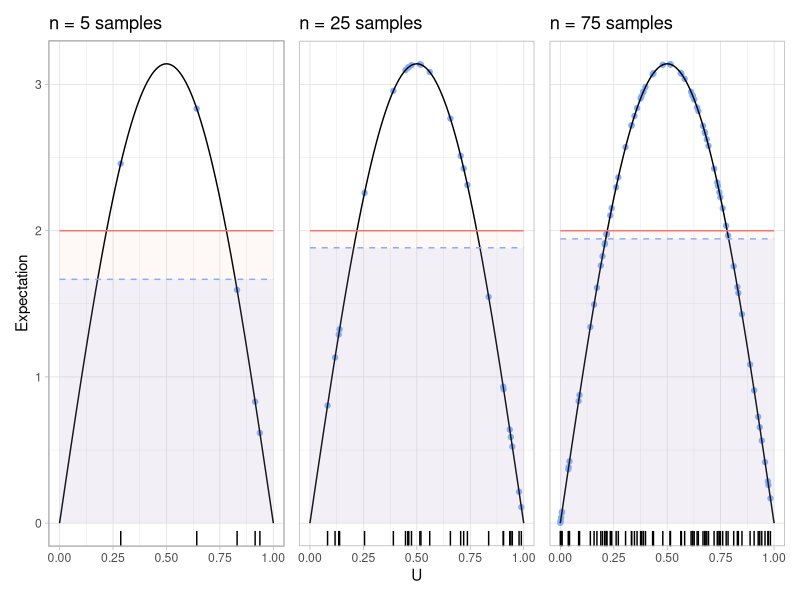
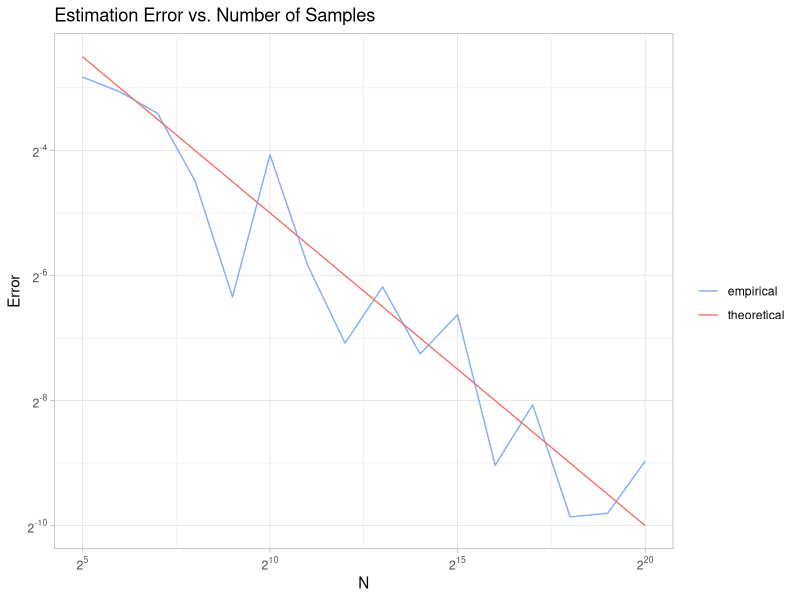

Here is the R script that generated these plots, in order:
## ---- chunk 1
knitr::opts_chunk$set(echo = TRUE)
library(tidyr)
library(dplyr)
library(ggplot2)
library(patchwork)
## ---- chunk 2
sin_pi = function(x) pi*sin(pi*x)

generate_plot <- function(n) {
  tibble(U = runif(n)) %>%
  mutate(val = sin_pi(U)) %>%
  mutate(est = mean(val),
         true = 2) %>%
  ggplot(aes(U)) +
  geom_rug() +
  geom_point(aes(y = val), color = "#83b0fc") +
  stat_function(fun = sin_pi) +
  geom_area(aes(x = seq(0,1, length.out = n), y = est), color = "#83b0fc", fill = "#83b0fc", alpha = .1, lty = "dashed") +
  geom_area(aes(x = seq(0,1, length.out = n), y = true), color = "#f8766d", fill = "#f8766d", alpha = .05) +
  scale_x_continuous(limits = c(0,1)) +
  theme_light() +
  labs(x = "U", y = "Expectation", title = sprintf("n = %d samples", n))
}

#f8766d for red and #83b0fc

set.seed(42)
plots <- lapply(c(5, 25, 75), generate_plot)

(plots[[1]] | plots[[2]] | plots[[3]]) + plot_layout(axes = "collect")
## ---- chunk 3
mc_est <- function(n) {
  checkmate::assertCount(n, na.ok = FALSE)
  U <- runif(n)
  est <- pi * mean(sin(pi * U))
  structure(est, samples = U)
}

set.seed(42)

df = tibble(n = 2^seq(5, 20))
df$est = vapply(df$n, mc_est, numeric(1))
df$empirical = abs(df$est - 2)
df$theoretical = 1/sqrt(df$n)

df %>%
  select(-est) %>%
  pivot_longer(-n, values_to = "val", names_to = "method") %>%
  ggplot(aes(log2(n), log2(val), color = method)) +
  geom_line() +
  scale_x_continuous(labels = scales::label_math(expr = 2^.x)) +
  scale_y_continuous(labels = scales::label_math(expr = 2^.x)) +
  scale_color_manual(values = c("#83b0fc", "#f8766d")) +
  labs(x = "N", 
       y = "Error", 
       title = "Estimation Error vs. Number of Samples",
       color = "") +
  theme_light()
